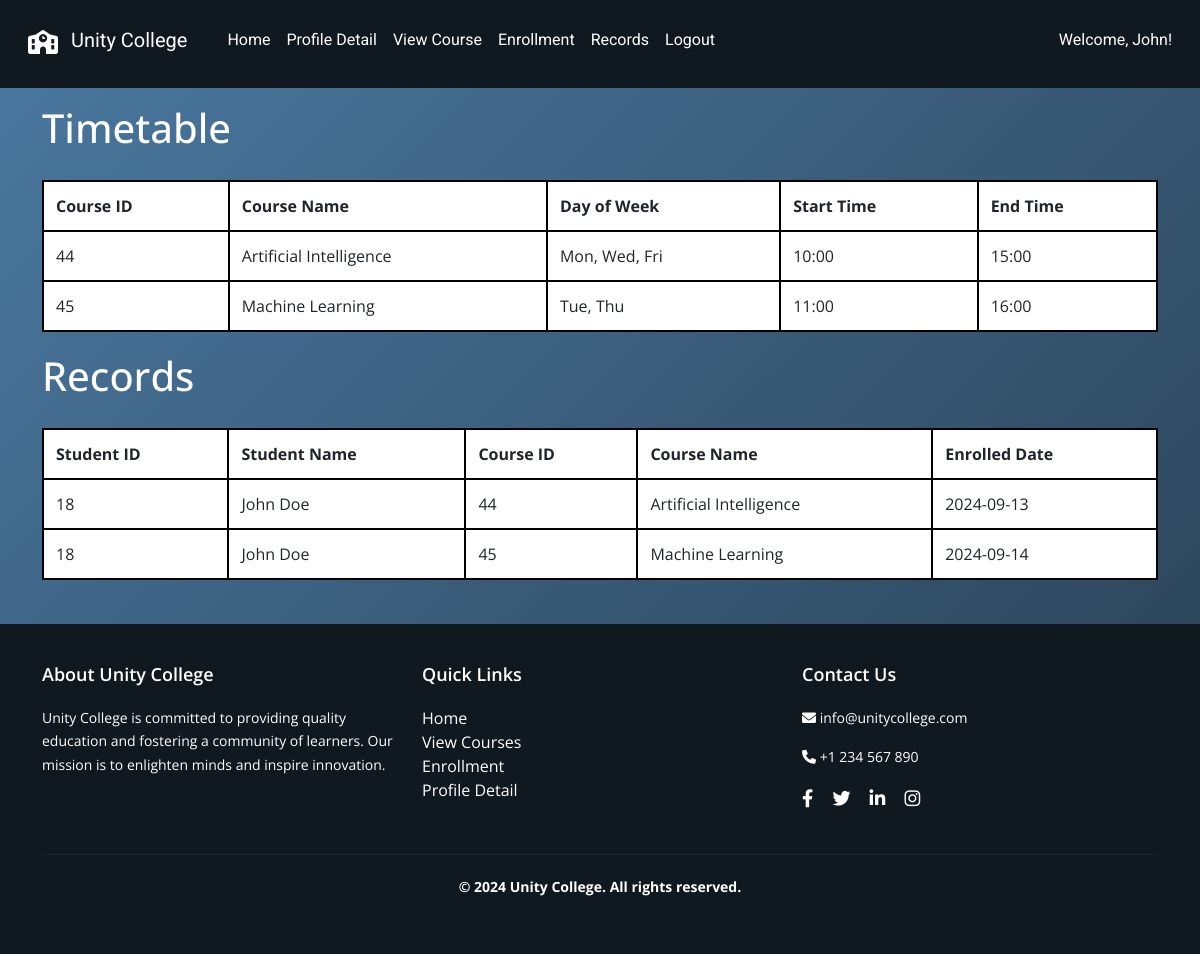
The page /student/records (signed in) on the database as committed earlier.
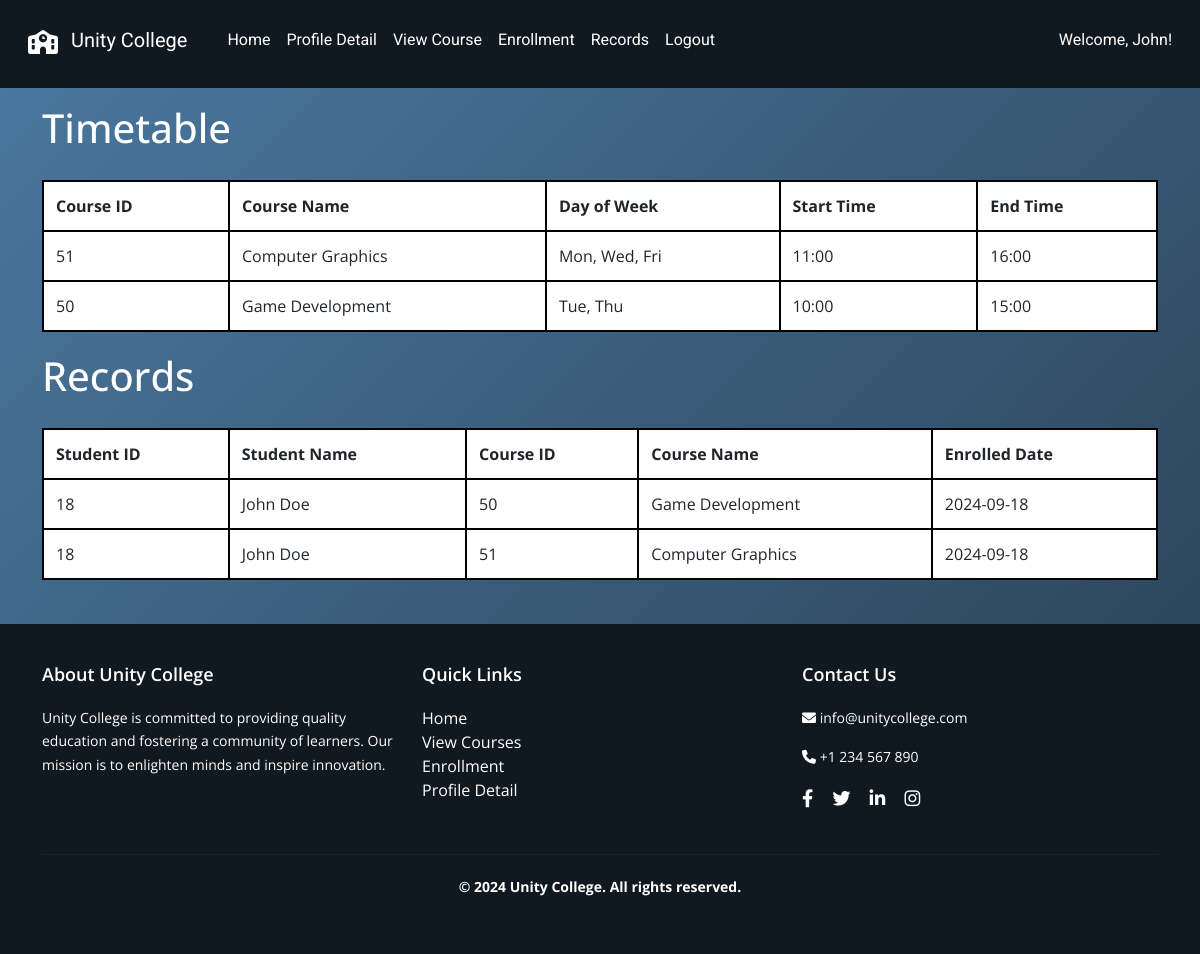
The same page on the database as committed later.
### tables this page shows
CREATE TABLE "schedule" (
    "id" INTEGER PRIMARY KEY AUTOINCREMENT,
    "course_id" INTEGER NOT NULL,
    "day_of_week" TEXT NOT NULL,
    "start_time" TEXT NOT NULL,
    "end_time" TEXT NOT NULL,
    FOREIGN KEY("course_id") REFERENCES "course"("id") ON DELETE CASCADE
);

CREATE TABLE "course" (
    "id" INTEGER PRIMARY KEY AUTOINCREMENT,
    "name" TEXT NOT NULL,
    "image" TEXT NOT NULL,
    "description" TEXT NOT NULL,
    "credits" INTEGER NOT NULL,
    "lecturer" TEXT NOT NULL
);

CREATE TABLE "enrollment" (
    "id" INTEGER PRIMARY KEY AUTOINCREMENT,
    "student_id" INTEGER NOT NULL,
    "course_id" INTEGER NOT NULL,
    "enroll_date" DATE NOT NULL,
    FOREIGN KEY("student_id") REFERENCES "student"("id") ON DELETE RESTRICT,
    FOREIGN KEY("course_id") REFERENCES "course"("id") ON DELETE RESTRICT
);

### app.py (the view)
@app.route('/student/records')
def view_enrollment_records():
    if 'uid' not in session or session.get('user_type') != 'student':
        return redirect(url_for('student_login'))
    uid = session.get('uid')  # Get student ID from session
    first_name = session.get('first_name')
    try:
        enrollments = query_db("""
            SELECT e.student_id,
                   s.first_name || ' ' || s.last_name AS fullname,
                   c.id AS course_id,
                   c.name AS course_name,
                   e.enroll_date
            FROM enrollment e
            JOIN student s ON e.student_id = s.id
            JOIN course c ON e.course_id = c.id
            WHERE e.student_id = ?
        """, (uid,))
        timetable = query_db("""
            SELECT sc.course_id, c.name AS course_name, sc.day_of_week, sc.start_time, sc.end_time
            FROM schedule sc
            JOIN course c ON sc.course_id = c.id
            WHERE sc.course_id IN (
                SELECT e.course_id FROM enrollment e WHERE e.student_id = ?
            )
            ORDER BY sc.day_of_week, sc.start_time
        """, (uid,))
    except Exception as e:
        print(traceback.format_exc())
        enrollments = []
        timetable = []
    return render_template('student/records.html',
                           enrollments=enrollments,
                           timetable=timetable,
                           first_name=first_name,
                           uid=uid
                         )

### dbcontroller.py (called while the page is built)
def query_db(query, args=()):
    con = sqlite3.connect('advweb.db')
    cur = con.cursor()
    cur.execute(query, args)
    rv = cur.fetchall()  # Fetch all results
    cur.close()
    con.close()
    return rv

### templates/student/records.html (shortened to what this page needs)
{% extends "/student/layout.html" %} {% block content %}
<link rel="stylesheet" href="/static/css/student/record.css" />
<h1>Timetable</h1>
<div class="table-responsive">
  <table>
    <thead>
      <tr>
        <th>Course ID</th>
        <th>Course Name</th>
        <th>Day of Week</th>
        <th>Start Time</th>
        <th>End Time</th>
      </tr>
    </thead>
    <tbody>
      {% if timetable %} {% for item in timetable %}
      <tr>
        <td>{{ item[0] }}</td>
        <td>{{ item[1] }}</td>
        <td>{{ item[2] }}</td>
        <td>{{ item[3] }}</td>
        <td>{{ item[4] }}</td>
      </tr>
      {% endfor %} {% else %}
      <tr>
        <td colspan="5">No timetable records found.</td>
      </tr>
      {% endif %}
    </tbody>
  </table>
</div>
<h1>Records</h1>
<div class="table-responsive">
  <table>
    <thead>
      <tr>
        <th>Student ID</th>
        <th>Student Name</th>
        <th>Course ID</th>
        <th>Course Name</th>
        <th>Enrolled Date</th>
      </tr>
    </thead>
    <tbody>
      {% if enrollments %} {% for enrollment in enrollments %}
      <tr>
        <td>{{ enrollment[0] }}</td>
        <td>{{ enrollment[1] }}</td>
        <td>{{ enrollment[2] }}</td>
        <td>{{ enrollment[3] }}</td>
        <td>{{ enrollment[4] }}</td>
      </tr>
      {% endfor %} {% else %}
      <tr>
        <td colspan="5">No enrollment records found.</td>
      </tr>
      {% endif %}
    </tbody>
  </table>
</div>
{% endblock %}

Rows that differ between the two databases and show on the page:
no longer on this page (row unchanged): schedule: course "44", name "Artificial Intelligence", day_of_week "Mon, Wed, Fri", start_time "10:00", end_time "15:00"
no longer on this page (row unchanged): schedule: course "45", name "Machine Learning", day_of_week "Tue, Thu", start_time "11:00", end_time "16:00"
removed enrollment: student "18", enrollment "John Doe", enrollment "44", name "Artificial Intelligence", enroll_date "2024-09-13"
removed enrollment: student "18", enrollment "John Doe", enrollment "45", name "Machine Learning", enroll_date "2024-09-14"
now on this page (row unchanged): schedule: course "51", name "Computer Graphics", day_of_week "Mon, Wed, Fri", start_time "11:00", end_time "16:00"
now on this page (row unchanged): schedule: course "50", name "Game Development", day_of_week "Tue, Thu", start_time "10:00", end_time "15:00"
added enrollment: student "18", enrollment "John Doe", enrollment "50", name "Game Development", enroll_date "2024-09-18"
added enrollment: student "18", enrollment "John Doe", enrollment "51", name "Computer Graphics", enroll_date "2024-09-18"
